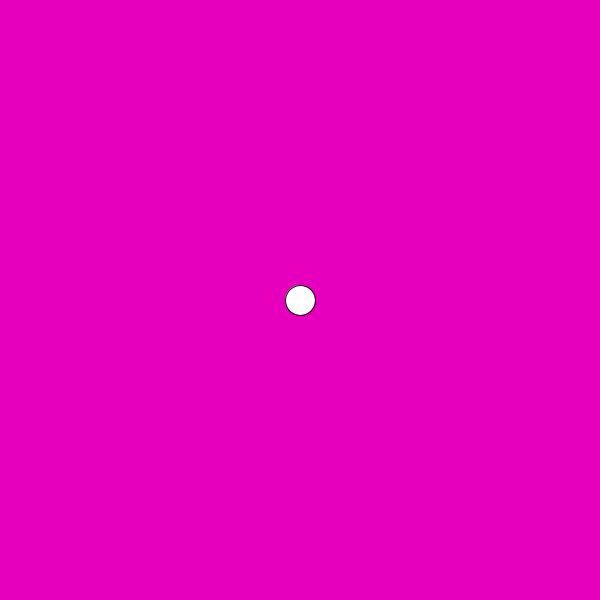
Frame 1 (no input)
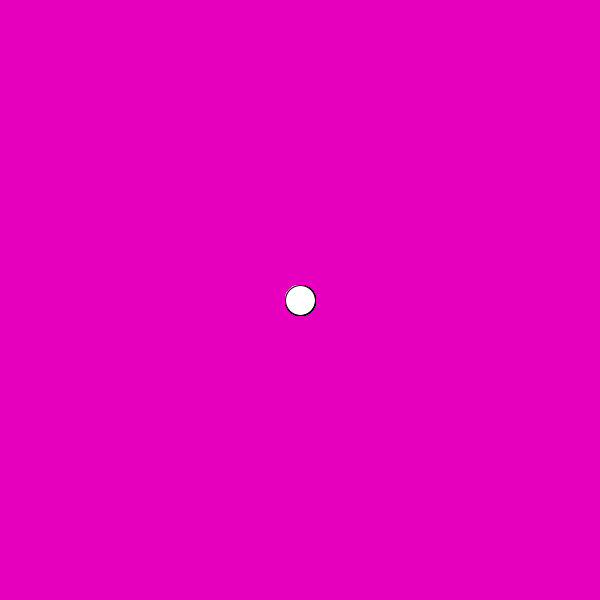
Frame 60 (the mouse pressed at the canvas centre just before this capture)
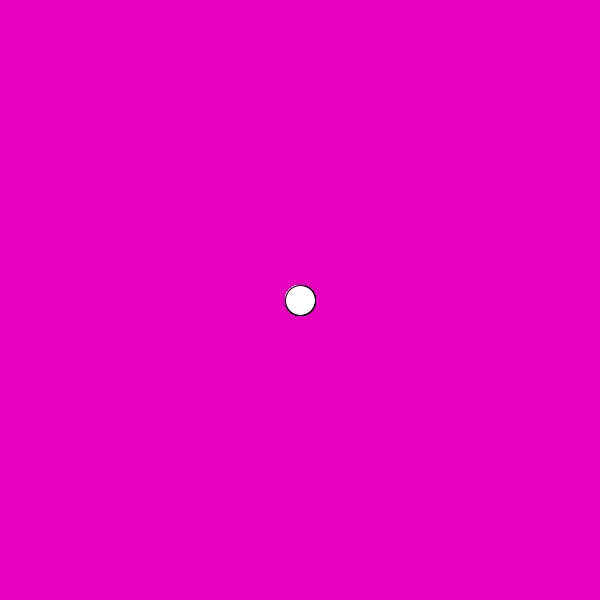
Frame 120 (the mouse held since frame 60 and released just before this capture)

The Processing sketch that drew these frames (run headless with seeded random() and noise(); from frame 60 on, the mouse is pressed at the canvas centre):

// Processing sketch: sketch_1functionBasics
// ── sketch_1functionBasics.pde
void setup(){
  size(600,600);
  background(230,0,190);
}

void draw(){
  
  fill(255);
  ellipse(width/2, height/2, 30,30);
  
}
